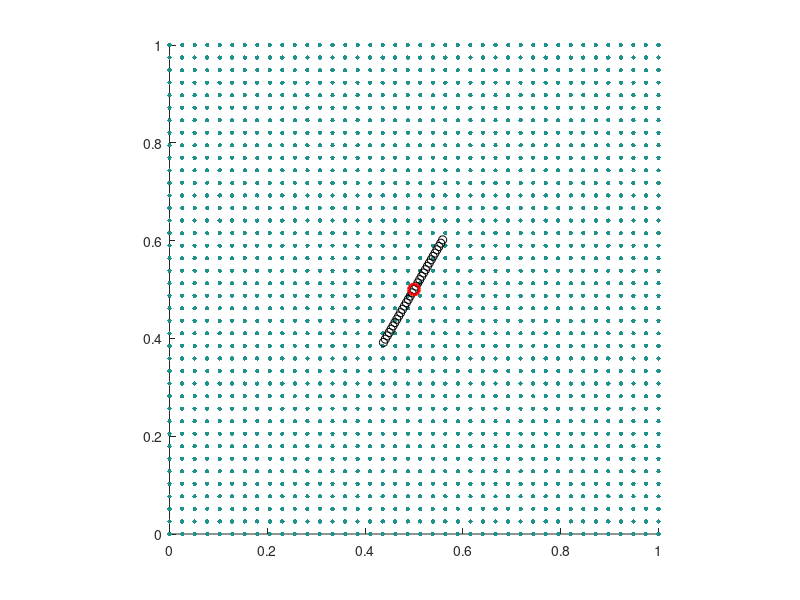

Write the MATLAB code that produced this figure. (Note: this script raises an error after producing the figure.)
%initialize.m
%% Initialize Parameters and special indices

L=1.0 % Box size                                        % m
N=64 % Number of grid cells
h=L/N % Grid spacing                                    % m
ip=[(2:N),1] % Grid index shifted left
im=[N,(1:(N-1))] % Grid index shifted right
K = 1e6;                                                % N/m²
rho=1; % Fluid density                                  % kg/m³
mu=0.01; % viscosity                                    % kg/(m·s)
tmax=10; % Run until time                               % s
dt=2e-4; % Time step                                    % s
clockmax=ceil(tmax/dt);

%% 数据记录参数
viz_gap = 0.0025; % 可视化时间间隔 (s)
record_interval = round(viz_gap / dt); % 数据记录步长间隔

%% Initialize the visualization options
viz_option = "lagrangian particles"; % all options: "vorticity", "lagrangian particles"

%% Initialize boundary and velocity
%f0=1e-3;
%k=0:(Nb-1);
%theta = k'*dtheta;
%X = (L/2) + (L/4)*[cos(theta), sin(theta)];

% Assume the 假设线段长度 L0，pivot点位于 Lp
%f0=1e2;
f0=1e0;
L0 = L/4;
Px=L/2;
Py=L/2;
Nb = ceil(L0/(h/2));
ds = L0/Nb;
s = (0:(Nb-1))*ds;
pivot_frac = 1/2;
Lp = pivot_frac*L0;
m0 = 5e0;            % 线密度(可根据需要调整)
theta0 = pi/3;
X = zeros(Nb,2);
X(:,1) = Px + (s - Lp)*cos(theta0);
X(:,2) = Py + (s - Lp)*sin(theta0);
pivot = [Px;Py];
% I0 = m0 * integral_0^L0 (s - Lp)^2 ds = m0 * [ ( (L0 - Lp)^3 + (Lp)^3 ) / 3 ]
I0 = m0*((L0 - Lp)^3 + Lp^3)/3; 
theta = theta0;   % 初始角度
omega = 0;   % 初始角速度


u=zeros(N,N,2);
U0 = 0;  % 设定水平向右的常数速度，比如1 m/s，可根据需要调整
u(:,:,1) = U0;  % x方向速度全部设为 U0
u(:,:,2) = 0;   % y方向速度为 0
%j1=0:(N-1); % Initialize fluid velocity as (0,sin(2*pi*x/L))
%x=j1'*h;
%u(j1+1,:,2)=sin(2*pi*x/L)*ones(1,N);

%% Initialize animation
switch viz_option
    case 'vorticity'
        vorticity=(u(ip,:,2)-u(im,:,2)-u(:,ip,1)+u(:,im,1))/(2*h);
        dvorticity=(max(max(vorticity))-min(min(vorticity)))/5;
        values= (-10*dvorticity):dvorticity:(10*dvorticity); % Get vorticity contours
        valminmax=[min(values),max(values)];
        xgrid=zeros(N,N);
        ygrid=zeros(N,N);
        for j=0:(N-1)
          xgrid(j+1,:)=j*h;
          ygrid(:,j+1)=j*h;
        end
        contour(xgrid,ygrid,vorticity,values)
        caxis(valminmax)

        set(gcf,'double','on')
        contour(xgrid,ygrid,vorticity,values)
        hold on
        plot(X(:,1),X(:,2),'ko')
        axis([0,L,0,L])
        caxis(valminmax)
        axis equal
        axis manual
        drawnow
        hold off
    case "lagrangian particles"
        % visualize by Lagrangian Particle Tracking
        np=40;
        [particles_x, particles_y] = meshgrid(linspace(0,L,np),linspace(0,L,np));
        particles = [particles_x(:), particles_y(:)];
        [X_grid, Y_grid] = meshgrid(linspace(0, L, N), linspace(0, L, N));
        particles_vel_x = interp2(X_grid, Y_grid, u(:,:,1), particles(:,1), particles(:,2), 'linear', 0);
        particles_vel_y = interp2(X_grid, Y_grid, u(:,:,2), particles(:,1), particles(:,2), 'linear', 0);
        particles_vel2 = [particles_vel_x, particles_vel_y];
        speed = sqrt(particles_vel2(:,1).^2 + particles_vel2(:,2).^2);
        max(speed)
        speed_min = 0; speed_max = 1;
        avg_speed = mean(speed);
        
        scatter(particles(:,1), particles(:,2), 10, speed, 'filled', 'MarkerEdgeColor', 'none') 
        hold on
        plot(X(:,1),X(:,2),'ko')
        plot(pivot(1), pivot(2), 'ro', 'MarkerSize', 8, 'LineWidth', 2)
        axis([0 L 0 L])
        axis square;
        axis manual
        
        %colormap(jet)
        colormap(parula)
        colorbar
        clim([speed_min speed_max])
        title(sprintf('Time = %.2f, Avg Speed = %.4f', clock * dt, avg_speed))
        drawnow
        hold off
    otherwise
        error('Invalid visualization mode.');
end

%% 扩展分析数据结构
global analysis_data vorticity_snapshots;
num_records = ceil(tmax / (dt * record_interval)); % 使用局部变量计算
analysis_data = struct(...
    'time', zeros(num_records, 1), ... % 使用 num_records 而不是之前的引用
    'angle', zeros(num_records, 1), ...
    'omega', zeros(num_records, 1), ...
    'torque', zeros(num_records, 1), ...
    'upper_speed', zeros(num_records, 1), ...   % 上半区平均速度
    'lower_speed', zeros(num_records, 1), ...   % 下半区平均速度
    'pressure_diff', zeros(num_records, 1), ...  % 上下压力差
    'vorticity_peak', zeros(num_records, 1) ...  % 棒后涡量极值
);
% 定义速度/压力探测区域
[X_grid, Y_grid] = meshgrid(linspace(0, L, N), linspace(0, L, N));
is_upper = Y_grid > L/2;  % 上半区域掩膜（N×N逻辑矩阵）
is_lower = Y_grid < L/2;  % 下半区域掩膜
% 新增：定义用于存储涡量场快照的 cell 数组，每个元素保存一个时刻的涡量场矩阵
vorticity_snapshots = cell(num_records, 1);